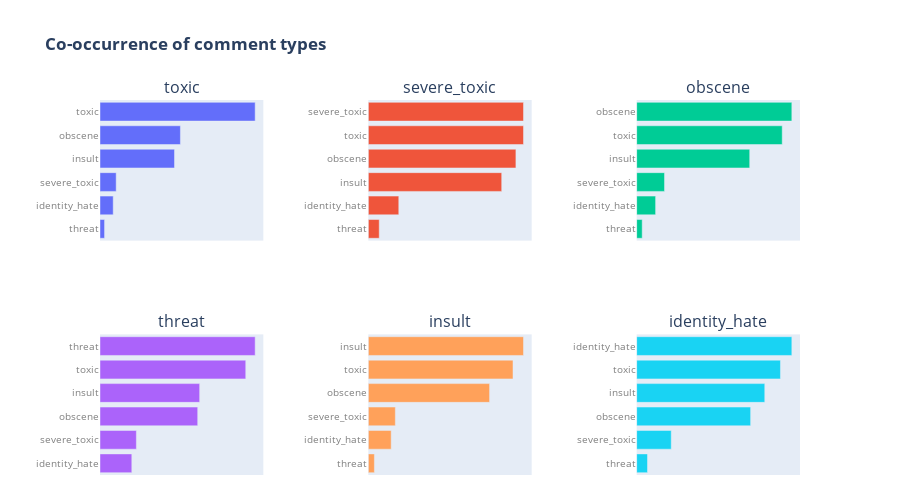
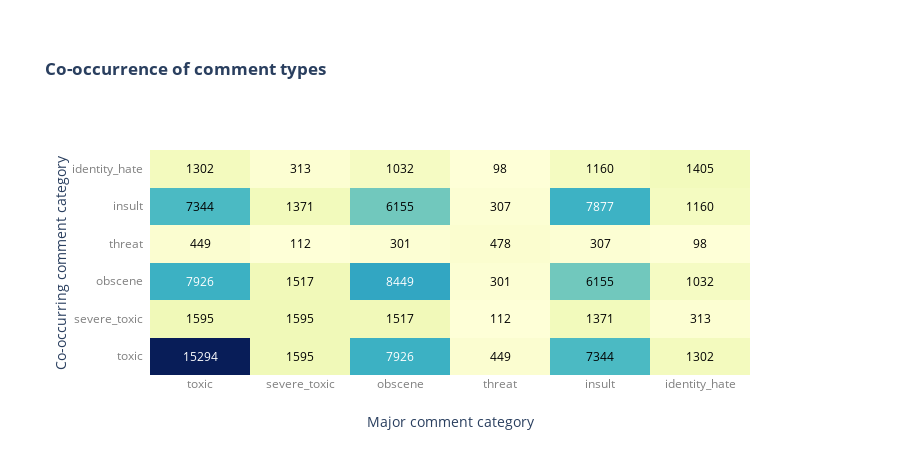
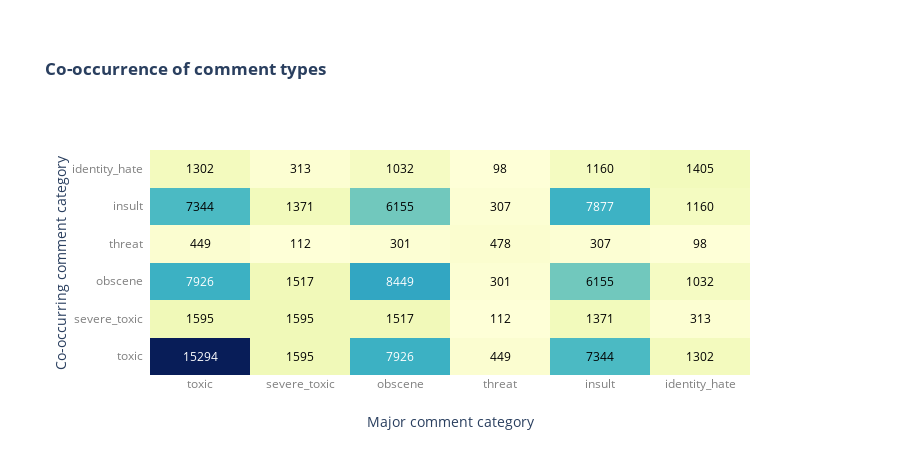

The notebook cell these images were saved under, in order:
### Code cell
cmnt_count_matrix = []
for cmnt_type1 in comment_types:
    cmnt_type_frame = train[train[cmnt_type1] == 1]
    cmnt_type2_count = []
    for cmnt_type2 in comment_types:
        cmnt_type2_count.append(cmnt_type_frame[cmnt_type2].sum())
    cmnt_count_matrix.append(cmnt_type2_count)
cmnt_count_matrix = np.array(cmnt_count_matrix)

fig_coords = [(1, 1), (1, 2), (1, 3), (2, 1), (2, 2), (2, 3)]
axes_names = [("x1", "y1"), ("x2", "y2"), ("x3", "y3"), ("x4", "y4"), ("x5", "y5"), ("x6", "y6")]
axes_lo_names = [("xaxis1", "yaxis1"), ("xaxis2", "yaxis2"), ("xaxis3", "yaxis3"), ("xaxis4", "yaxis4"), ("xaxis5", "yaxis5"), ("xaxis6", "yaxis6")]
fig = subplots.make_subplots(
    rows=2, 
    cols=3, 
    horizontal_spacing=0.15, 
    vertical_spacing=0.25,
    subplot_titles=(comment_types[0], comment_types[1], comment_types[2], comment_types[3], comment_types[4], comment_types[5])
)
for i, c_type, fig_coord, ax in zip(range(len(comment_types)),comment_types, fig_coords, axes_names):
    inner_count = pd.Series(cmnt_count_matrix[i, :], index=comment_types)
    inner_count = inner_count.sort_values()
    trace = go.Bar(x=inner_count, y=list(inner_count.index), orientation = 'h')
    fig.append_trace(trace, fig_coord[0], fig_coord[1])

fig["layout"].update(
    showlegend=False,
    title="<b>Co-occurrence of comment types</b>",
    xaxis1=bchart_xaxis_temp2,
    yaxis1=bchart_yaxis_temp2,
    xaxis2=bchart_xaxis_temp2,
    yaxis2=bchart_yaxis_temp2,
    xaxis3=bchart_xaxis_temp2,
    yaxis3=bchart_yaxis_temp2,    
    xaxis4=bchart_xaxis_temp2,
    yaxis4=bchart_yaxis_temp2,
    xaxis5=bchart_xaxis_temp2,
    yaxis5=bchart_yaxis_temp2,
    xaxis6=bchart_xaxis_temp2,
    yaxis6=bchart_yaxis_temp2,

    margin=go1.Margin(
        l=100,
        r=100,
        t=100,
        b=25,
    ),
    autosize=False,
    width=900,
    height=500,
)
iplot(fig)

# As a heatmap
fig = ff.create_annotated_heatmap(
    z=cmnt_count_matrix, 
    x=comment_types, 
    y=comment_types, 
    colorscale='YlGnBu', 
    zmin=1, 
    zmax=cmnt_count_matrix.max()
)
fig["layout"]["xaxis"].update(side="bottom")
fig["layout"].update(
    title="<b>Co-occurrence of comment types</b>",    
    xaxis=dict(
        title="Major comment category",
        tickfont=dict(
            color="grey"
        )        
    ),   
    yaxis=dict(
        title="Co-occurring comment category",
        tickfont=dict(
            color="grey"
        )        
    ),   
    
    margin=go1.Margin(
        l=150,
        r=150,
        t=150,
        b=75
    ),
    autosize=False,
    width=900,
    height=450,
)
iplot(fig)
fig.show()
fig.write_image("concurrent.png")

### Figure 1 — Plotly figure (JSON) as saved in the notebook; plotly's stock layout.template omitted (floating-point values rounded to 4 significant figures)
{"data": [{"orientation": "h", "yaxis": "y", "xaxis": "x", "y": ["threat", "identity_hate", "severe_toxic", "insult", "obscene", "toxic"], "x": [449, 1302, 1595, 7344, 7926, 15294], "type": "bar"}, {"orientation": "h", "yaxis": "y2", "xaxis": "x2", "y": ["threat", "identity_hate", "insult", "obscene", "toxic", "severe_toxic"], "x": [112, 313, 1371, 1517, 1595, 1595], "type": "bar"}, {"orientation": "h", "yaxis": "y3", "xaxis": "x3", "y": ["threat", "identity_hate", "severe_toxic", "insult", "toxic", "obscene"], "x": [301, 1032, 1517, 6155, 7926, 8449], "type": "bar"}, {"orientation": "h", "yaxis": "y4", "xaxis": "x4", "y": ["identity_hate", "severe_toxic", "obscene", "insult", "toxic", "threat"], "x": [98, 112, 301, 307, 449, 478], "type": "bar"}, {"orientation": "h", "yaxis": "y5", "xaxis": "x5", "y": ["threat", "identity_hate", "severe_toxic", "obscene", "toxic", "insult"], "x": [307, 1160, 1371, 6155, 7344, 7877], "type": "bar"}, {"orientation": "h", "yaxis": "y6", "xaxis": "x6", "y": ["threat", "severe_toxic", "obscene", "insult", "toxic", "identity_hate"], "x": [98, 313, 1032, 1160, 1302, 1405], "type": "bar"}], "layout": {"autosize": false, "xaxis2": {"tickfont": {"color": "grey", "size": 10}, "domain": [0.3833, 0.6167], "showticklabels": false, "showgrid": false, "zeroline": false, "showline": false, "anchor": "y2"}, "xaxis": {"tickfont": {"color": "grey", "size": 10}, "domain": [0, 0.2333], "showticklabels": false, "showgrid": false, "zeroline": false, "showline": false, "anchor": "y"}, "title": {"text": "<b>Co-occurrence of comment types</b>"}, "xaxis6": {"tickfont": {"color": "grey", "size": 10}, "domain": [0.7667, 1.0], "showticklabels": false, "showgrid": false, "zeroline": false, "showline": false, "anchor": "y6"}, "xaxis5": {"tickfont": {"color": "grey", "size": 10}, "domain": [0.3833, 0.6167], "showticklabels": false, "showgrid": false, "zeroline": false, "showline": false, "anchor": "y5"}, "xaxis4": {"tickfont": {"color": "grey", "size": 10}, "domain": [0, 0.2333], "showticklabels": false, "showgrid": false, "zeroline": false, "showline": false, "anchor": "y4"}, "xaxis3": {"tickfont": {"color": "grey", "size": 10}, "domain": [0.7667, 1.0], "showticklabels": false, "showgrid": false, "zeroline": false, "showline": false, "anchor": "y3"}, "showlegend": false, "height": 500, "width": 900, "yaxis2": {"tickfont": {"color": "grey", "size": 10}, "domain": [0.625, 1], "anchor": "x2"}, "yaxis3": {"tickfont": {"color": "grey", "size": 10}, "domain": [0.625, 1], "anchor": "x3"}, "yaxis4": {"tickfont": {"color": "grey", "size": 10}, "domain": [0, 0.375], "anchor": "x4"}, "yaxis5": {"tickfont": {"color": "grey", "size": 10}, "domain": [0, 0.375], "anchor": "x5"}, "yaxis": {"tickfont": {"color": "grey", "size": 10}, "domain": [0.625, 1], "anchor": "x"}, "margin": {"r": 100, "b": 25, "l": 100, "t": 100}, "annotations": [{"yanchor": "bottom", "xref": "paper", "xanchor": "center", "yref": "paper", "text": "toxic", "y": 1, "x": 0.1167, "font": {"size": 16}, "showarrow": false}, {"yanchor": "bottom", "xref": "paper", "xanchor": "center", "yref": "paper", "text": "severe_toxic", "y": 1, "x": 0.5, "font": {"size": 16}, "showarrow": false}, {"yanchor": "bottom", "xref": "paper", "xanchor": "center", "yref": "paper", "text": "obscene", "y": 1, "x": 0.8833, "font": {"size": 16}, "showarrow": false}, {"yanchor": "bottom", "xref": "paper", "xanchor": "center", "yref": "paper", "text": "threat", "y": 0.375, "x": 0.1167, "font": {"size": 16}, "showarrow": false}, {"yanchor": "bottom", "xref": "paper", "xanchor": "center", "yref": "paper", "text": "insult", "y": 0.375, "x": 0.5, "font": {"size": 16}, "showarrow": false}, {"yanchor": "bottom", "xref": "paper", "xanchor": "center", "yref": "paper", "text": "identity_hate", "y": 0.375, "x": 0.8833, "font": {"size": 16}, "showarrow": false}], "yaxis6": {"tickfont": {"color": "grey", "size": 10}, "domain": [0, 0.375], "anchor": "x6"}}}

### Figure 2 — Plotly figure (JSON) as saved in the notebook; plotly's stock layout.template omitted (floating-point values rounded to 4 significant figures)
{"data": [{"zmax": 15294, "colorscale": [[0, "rgb(255,255,217)"], [0.125, "rgb(237,248,177)"], [0.25, "rgb(199,233,180)"], [0.375, "rgb(127,205,187)"], [0.5, "rgb(65,182,196)"], [0.625, "rgb(29,145,192)"], [0.75, "rgb(34,94,168)"], [0.875, "rgb(37,52,148)"], [1, "rgb(8,29,88)"]], "zmin": 1, "reversescale": false, "showscale": false, "y": ["toxic", "severe_toxic", "obscene", "threat", "insult", "identity_hate"], "x": ["toxic", "severe_toxic", "obscene", "threat", "insult", "identity_hate"], "z": [[15294, 1595, 7926, 449, 7344, 1302], [1595, 1595, 1517, 112, 1371, 313], [7926, 1517, 8449, 301, 6155, 1032], [449, 112, 301, 478, 307, 98], [7344, 1371, 6155, 307, 7877, 1160], [1302, 313, 1032, 98, 1160, 1405]], "type": "heatmap"}], "layout": {"autosize": false, "xaxis": {"tickfont": {"color": "grey"}, "title": {"text": "Major comment category"}, "ticks": "", "dtick": 1, "gridcolor": "rgb(0, 0, 0)", "side": "bottom"}, "title": {"text": "<b>Co-occurrence of comment types</b>"}, "yaxis": {"tickfont": {"color": "grey"}, "ticks": "", "ticksuffix": "  ", "dtick": 1, "title": {"text": "Co-occurring comment category"}}, "height": 450, "width": 900, "margin": {"r": 150, "b": 75, "l": 150, "t": 150}, "annotations": [{"xref": "x", "yref": "y", "text": "15294", "y": "toxic", "x": "toxic", "font": {"color": "#FFFFFF"}, "showarrow": false}, {"xref": "x", "yref": "y", "text": "1595", "y": "toxic", "x": "severe_toxic", "font": {"color": "#000000"}, "showarrow": false}, {"xref": "x", "yref": "y", "text": "7926", "y": "toxic", "x": "obscene", "font": {"color": "#FFFFFF"}, "showarrow": false}, {"xref": "x", "yref": "y", "text": "449", "y": "toxic", "x": "threat", "font": {"color": "#000000"}, "showarrow": false}, {"xref": "x", "yref": "y", "text": "7344", "y": "toxic", "x": "insult", "font": {"color": "#000000"}, "showarrow": false}, {"xref": "x", "yref": "y", "text": "1302", "y": "toxic", "x": "identity_hate", "font": {"color": "#000000"}, "showarrow": false}, {"xref": "x", "yref": "y", "text": "1595", "y": "severe_toxic", "x": "toxic", "font": {"color": "#000000"}, "showarrow": false}, {"xref": "x", "yref": "y", "text": "1595", "y": "severe_toxic", "x": "severe_toxic", "font": {"color": "#000000"}, "showarrow": false}, {"xref": "x", "yref": "y", "text": "1517", "y": "severe_toxic", "x": "obscene", "font": {"color": "#000000"}, "showarrow": false}, {"xref": "x", "yref": "y", "text": "112", "y": "severe_toxic", "x": "threat", "font": {"color": "#000000"}, "showarrow": false}, {"xref": "x", "yref": "y", "text": "1371", "y": "severe_toxic", "x": "insult", "font": {"color": "#000000"}, "showarrow": false}, {"xref": "x", "yref": "y", "text": "313", "y": "severe_toxic", "x": "identity_hate", "font": {"color": "#000000"}, "showarrow": false}, {"xref": "x", "yref": "y", "text": "7926", "y": "obscene", "x": "toxic", "font": {"color": "#FFFFFF"}, "showarrow": false}, {"xref": "x", "yref": "y", "text": "1517", "y": "obscene", "x": "severe_toxic", "font": {"color": "#000000"}, "showarrow": false}, {"xref": "x", "yref": "y", "text": "8449", "y": "obscene", "x": "obscene", "font": {"color": "#FFFFFF"}, "showarrow": false}, {"xref": "x", "yref": "y", "text": "301", "y": "obscene", "x": "threat", "font": {"color": "#000000"}, "showarrow": false}, {"xref": "x", "yref": "y", "text": "6155", "y": "obscene", "x": "insult", "font": {"color": "#000000"}, "showarrow": false}, {"xref": "x", "yref": "y", "text": "1032", "y": "obscene", "x": "identity_hate", "font": {"color": "#000000"}, "showarrow": false}, {"xref": "x", "yref": "y", "text": "449", "y": "threat", "x": "toxic", "font": {"color": "#000000"}, "showarrow": false}, {"xref": "x", "yref": "y", "text": "112", "y": "threat", "x": "severe_toxic", "font": {"color": "#000000"}, "showarrow": false}, {"xref": "x", "yref": "y", "text": "301", "y": "threat", "x": "obscene", "font": {"color": "#000000"}, "showarrow": false}, {"xref": "x", "yref": "y", "text": "478", "y": "threat", "x": "threat", "font": {"color": "#000000"}, "showarrow": false}, {"xref": "x", "yref": "y", "text": "307", "y": "threat", "x": "insult", "font": {"color": "#000000"}, "showarrow": false}, {"xref": "x", "yref": "y", "text": "98", "y": "threat", "x": "identity_hate", "font": {"color": "#000000"}, "showarrow": false}, {"xref": "x", "yref": "y", "text": "7344", "y": "insult", "x": "toxic", "font": {"color": "#000000"}, "showarrow": false}, {"xref": "x", "yref": "y", "text": "1371", "y": "insult", "x": "severe_toxic", "font": {"color": "#000000"}, "showarrow": false}, {"xref": "x", "yref": "y", "text": "6155", "y": "insult", "x": "obscene", "font": {"color": "#000000"}, "showarrow": false}, {"xref": "x", "yref": "y", "text": "307", "y": "insult", "x": "threat", "font": {"color": "#000000"}, "showarrow": false}, {"xref": "x", "yref": "y", "text": "7877", "y": "insult", "x": "insult", "font": {"color": "#FFFFFF"}, "showarrow": false}, {"xref": "x", "yref": "y", "text": "1160", "y": "insult", "x": "identity_hate", "font": {"color": "#000000"}, "showarrow": false}, {"xref": "x", "yref": "y", "text": "1302", "y": "identity_hate", "x": "toxic", "font": {"color": "#000000"}, "showarrow": false}, {"xref": "x", "yref": "y", "text": "313", "y": "identity_hate", "x": "severe_toxic", "font": {"color": "#000000"}, "showarrow": false}, {"xref": "x", "yref": "y", "text": "1032", "y": "identity_hate", "x": "obscene", "font": {"color": "#000000"}, "showarrow": false}, {"xref": "x", "yref": "y", "text": "98", "y": "identity_hate", "x": "threat", "font": {"color": "#000000"}, "showarrow": false}, {"xref": "x", "yref": "y", "text": "1160", "y": "identity_hate", "x": "insult", "font": {"color": "#000000"}, "showarrow": false}, {"xref": "x", "yref": "y", "text": "1405", "y": "identity_hate", "x": "identity_hate", "font": {"color": "#000000"}, "showarrow": false}]}}

### Figure 3 — Plotly figure (JSON) as saved in the notebook; plotly's stock layout.template omitted (floating-point values rounded to 4 significant figures)
{"data": [{"zmax": 15294, "colorscale": [[0, "rgb(255,255,217)"], [0.125, "rgb(237,248,177)"], [0.25, "rgb(199,233,180)"], [0.375, "rgb(127,205,187)"], [0.5, "rgb(65,182,196)"], [0.625, "rgb(29,145,192)"], [0.75, "rgb(34,94,168)"], [0.875, "rgb(37,52,148)"], [1, "rgb(8,29,88)"]], "zmin": 1, "reversescale": false, "showscale": false, "y": ["toxic", "severe_toxic", "obscene", "threat", "insult", "identity_hate"], "x": ["toxic", "severe_toxic", "obscene", "threat", "insult", "identity_hate"], "z": [[15294, 1595, 7926, 449, 7344, 1302], [1595, 1595, 1517, 112, 1371, 313], [7926, 1517, 8449, 301, 6155, 1032], [449, 112, 301, 478, 307, 98], [7344, 1371, 6155, 307, 7877, 1160], [1302, 313, 1032, 98, 1160, 1405]], "type": "heatmap"}], "layout": {"autosize": false, "xaxis": {"tickfont": {"color": "grey"}, "title": {"text": "Major comment category"}, "ticks": "", "dtick": 1, "gridcolor": "rgb(0, 0, 0)", "side": "bottom"}, "title": {"text": "<b>Co-occurrence of comment types</b>"}, "yaxis": {"tickfont": {"color": "grey"}, "ticks": "", "ticksuffix": "  ", "dtick": 1, "title": {"text": "Co-occurring comment category"}}, "height": 450, "width": 900, "margin": {"r": 150, "b": 75, "l": 150, "t": 150}, "annotations": [{"xref": "x", "yref": "y", "text": "15294", "y": "toxic", "x": "toxic", "font": {"color": "#FFFFFF"}, "showarrow": false}, {"xref": "x", "yref": "y", "text": "1595", "y": "toxic", "x": "severe_toxic", "font": {"color": "#000000"}, "showarrow": false}, {"xref": "x", "yref": "y", "text": "7926", "y": "toxic", "x": "obscene", "font": {"color": "#FFFFFF"}, "showarrow": false}, {"xref": "x", "yref": "y", "text": "449", "y": "toxic", "x": "threat", "font": {"color": "#000000"}, "showarrow": false}, {"xref": "x", "yref": "y", "text": "7344", "y": "toxic", "x": "insult", "font": {"color": "#000000"}, "showarrow": false}, {"xref": "x", "yref": "y", "text": "1302", "y": "toxic", "x": "identity_hate", "font": {"color": "#000000"}, "showarrow": false}, {"xref": "x", "yref": "y", "text": "1595", "y": "severe_toxic", "x": "toxic", "font": {"color": "#000000"}, "showarrow": false}, {"xref": "x", "yref": "y", "text": "1595", "y": "severe_toxic", "x": "severe_toxic", "font": {"color": "#000000"}, "showarrow": false}, {"xref": "x", "yref": "y", "text": "1517", "y": "severe_toxic", "x": "obscene", "font": {"color": "#000000"}, "showarrow": false}, {"xref": "x", "yref": "y", "text": "112", "y": "severe_toxic", "x": "threat", "font": {"color": "#000000"}, "showarrow": false}, {"xref": "x", "yref": "y", "text": "1371", "y": "severe_toxic", "x": "insult", "font": {"color": "#000000"}, "showarrow": false}, {"xref": "x", "yref": "y", "text": "313", "y": "severe_toxic", "x": "identity_hate", "font": {"color": "#000000"}, "showarrow": false}, {"xref": "x", "yref": "y", "text": "7926", "y": "obscene", "x": "toxic", "font": {"color": "#FFFFFF"}, "showarrow": false}, {"xref": "x", "yref": "y", "text": "1517", "y": "obscene", "x": "severe_toxic", "font": {"color": "#000000"}, "showarrow": false}, {"xref": "x", "yref": "y", "text": "8449", "y": "obscene", "x": "obscene", "font": {"color": "#FFFFFF"}, "showarrow": false}, {"xref": "x", "yref": "y", "text": "301", "y": "obscene", "x": "threat", "font": {"color": "#000000"}, "showarrow": false}, {"xref": "x", "yref": "y", "text": "6155", "y": "obscene", "x": "insult", "font": {"color": "#000000"}, "showarrow": false}, {"xref": "x", "yref": "y", "text": "1032", "y": "obscene", "x": "identity_hate", "font": {"color": "#000000"}, "showarrow": false}, {"xref": "x", "yref": "y", "text": "449", "y": "threat", "x": "toxic", "font": {"color": "#000000"}, "showarrow": false}, {"xref": "x", "yref": "y", "text": "112", "y": "threat", "x": "severe_toxic", "font": {"color": "#000000"}, "showarrow": false}, {"xref": "x", "yref": "y", "text": "301", "y": "threat", "x": "obscene", "font": {"color": "#000000"}, "showarrow": false}, {"xref": "x", "yref": "y", "text": "478", "y": "threat", "x": "threat", "font": {"color": "#000000"}, "showarrow": false}, {"xref": "x", "yref": "y", "text": "307", "y": "threat", "x": "insult", "font": {"color": "#000000"}, "showarrow": false}, {"xref": "x", "yref": "y", "text": "98", "y": "threat", "x": "identity_hate", "font": {"color": "#000000"}, "showarrow": false}, {"xref": "x", "yref": "y", "text": "7344", "y": "insult", "x": "toxic", "font": {"color": "#000000"}, "showarrow": false}, {"xref": "x", "yref": "y", "text": "1371", "y": "insult", "x": "severe_toxic", "font": {"color": "#000000"}, "showarrow": false}, {"xref": "x", "yref": "y", "text": "6155", "y": "insult", "x": "obscene", "font": {"color": "#000000"}, "showarrow": false}, {"xref": "x", "yref": "y", "text": "307", "y": "insult", "x": "threat", "font": {"color": "#000000"}, "showarrow": false}, {"xref": "x", "yref": "y", "text": "7877", "y": "insult", "x": "insult", "font": {"color": "#FFFFFF"}, "showarrow": false}, {"xref": "x", "yref": "y", "text": "1160", "y": "insult", "x": "identity_hate", "font": {"color": "#000000"}, "showarrow": false}, {"xref": "x", "yref": "y", "text": "1302", "y": "identity_hate", "x": "toxic", "font": {"color": "#000000"}, "showarrow": false}, {"xref": "x", "yref": "y", "text": "313", "y": "identity_hate", "x": "severe_toxic", "font": {"color": "#000000"}, "showarrow": false}, {"xref": "x", "yref": "y", "text": "1032", "y": "identity_hate", "x": "obscene", "font": {"color": "#000000"}, "showarrow": false}, {"xref": "x", "yref": "y", "text": "98", "y": "identity_hate", "x": "threat", "font": {"color": "#000000"}, "showarrow": false}, {"xref": "x", "yref": "y", "text": "1160", "y": "identity_hate", "x": "insult", "font": {"color": "#000000"}, "showarrow": false}, {"xref": "x", "yref": "y", "text": "1405", "y": "identity_hate", "x": "identity_hate", "font": {"color": "#000000"}, "showarrow": false}]}}
